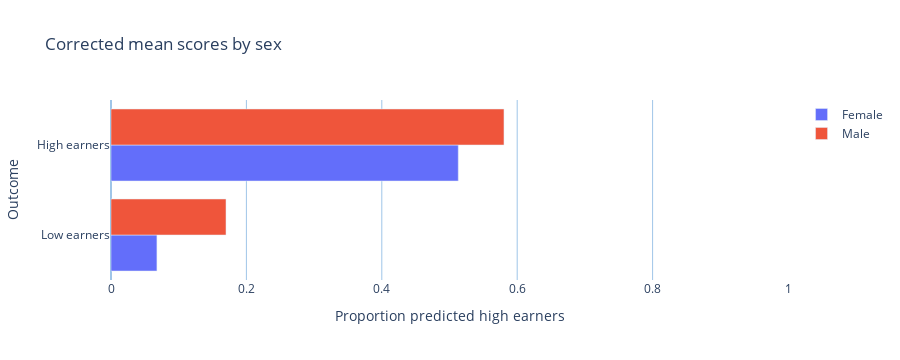

Write notebook code for a chart like this one.
### Code cell
eo_bar = group_bar_plots(
    test_probs,
    test.sex.map({0: "Female", 1: "Male"}),
    groups=test.salary,
    group_names=["Low earners", "High earners"],
    title="Corrected mean scores by sex",
    xlabel="Proportion predicted high earners",
    ylabel="Outcome",
)
eo_bar

### Figure 1 — Plotly figure (JSON) as saved in the notebook; plotly's stock layout.template omitted (floating-point values rounded to 4 significant figures)
{"data": [{"hoverinfo": "name+x", "name": "Female", "orientation": "h", "type": "bar", "x": [0.06782, 0.5129], "y": [0, 1]}, {"hoverinfo": "name+x", "name": "Male", "orientation": "h", "type": "bar", "x": [0.1698, 0.5805], "y": [0, 1]}], "layout": {"autosize": true, "barmode": "group", "height": 360, "hovermode": "closest", "paper_bgcolor": "rgba(0,0,0,0)", "plot_bgcolor": "rgba(0,0,0,0)", "title": {"text": "Corrected mean scores by sex"}, "xaxis": {"gridcolor": "rgb(159, 197, 232)", "hoverformat": ".3f", "range": [0, 1], "title": {"text": "Proportion predicted high earners"}, "zerolinecolor": "rgb(159, 197, 232)"}, "yaxis": {"gridcolor": "rgba(0,0,0,0)", "ticktext": ["Low earners", "High earners"], "tickvals": [0, 1], "title": {"text": "Outcome"}, "zerolinecolor": "rgba(0,0,0,0)"}}}
